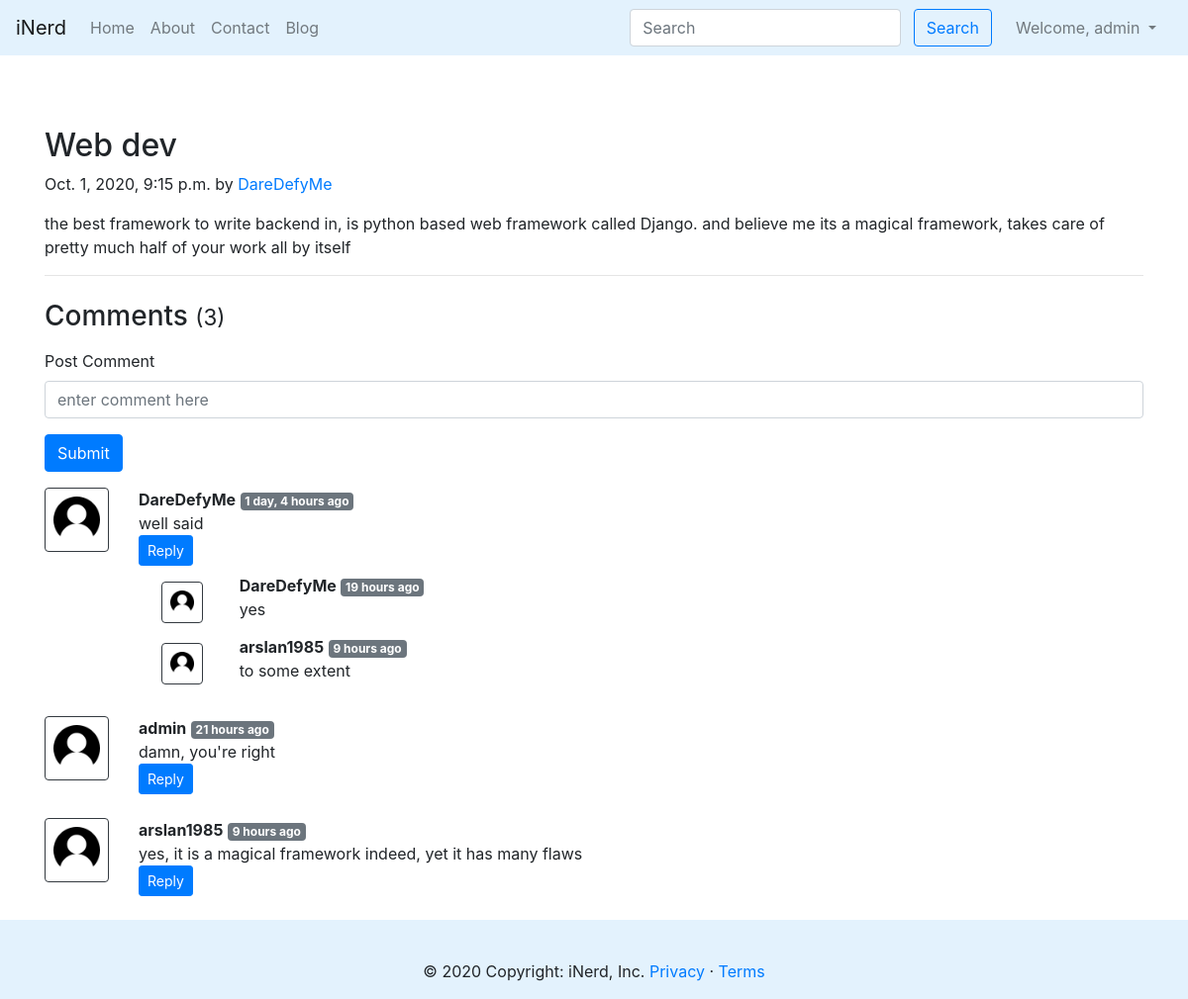
Screenshot of /blog/third-post (signed in) with the database file from the repository.
### Blog/models.py (models this page shows, shortened)
class Post(models.Model):
    sno = models.AutoField(primary_key=True)
    title = models.CharField(max_length=255)
    author = models.CharField(max_length=100)
    slug = models.CharField(max_length=140)
    content = models.TextField()
    timeStamps = models.DateTimeField(default=datetime.now(), blank=True)

class BlogComment(models.Model):
    sno = models.AutoField(primary_key=True)
    comment = models.TextField()
    user = models.ForeignKey(User, on_delete=models.CASCADE)
    post = models.ForeignKey(Post, on_delete=models.CASCADE)
    parent = models.ForeignKey('self', on_delete=models.CASCADE, null=True)
    timestamps = models.DateTimeField(default=now)

### Blog/views.py (the view)
# urls.py: path('<str:slug>', views.blogPost, name='blogPost'),
def blogPost(request, slug):
    post = Post.objects.filter(slug=slug).first()
    comments = BlogComment.objects.filter(post=post, parent=None)
    replies = BlogComment.objects.filter(post=post).exclude(parent=None)
    repDict = {}
    for reply in replies:
        if reply.parent.sno not in repDict.keys():
            repDict[reply.parent.sno] = [reply]
        else:
            repDict[reply.parent.sno].append(reply)
    context = {'post': post, 'comments': comments,
               'user': request.user, 'repDict': repDict}
    return render(request, 'Blog/blogPost.html', context)

### Blog/templatetags/get_dict.py (called while the page is built)
@register.filter(name='get_val')
def get_val(dict, key):
    return dict.get(key)

### templates/Blog/blogPost.html (shortened to what this page needs)
{% extends 'base.html' %}
{% load humanize %}
{% load get_dict %}
{%block body %}
<div class="container my-4">
    <div class="blog-post">
        <h2 class="blog-post-title">{{post.title}}</h2>
        <p class="blog-post-meta">{{post.timeStamps}} by <a href="/about">{{post.author}}</a></p>
        <p>{{post.content}}</p>
        <hr>
    </div>
</div>
<div class="container my-3">
    <h3>Comments <small>({{comments.count}})</small></h3>
    <div class="my-3">
        {% if user.is_authenticated %}
        <form action="/blog/postComments/" method="post">
            <div class="form-group">
                <label for="comment">Post Comment</label>
                <input type="text" class="form-control" id="comment" aria-describedby="comment"
                    placeholder="enter comment here" name="comment">
            </div>
            <button type="submit" class="btn btn-primary">Submit</button>
        </form>
        {% else %}
        <p>Please Login to post comments</p>
        {% endif %}
    </div>
    {% for comment in comments %}
    <div class="row my-3 ">
        <div class="col-md-1">
            <img src="/static/img/user.png" class="rounded mx-auto d-block w-100 p-2 border border-dark" alt="user">
        </div>
        <div class="col-md-11"><b>{{comment.user.username}}</b> <small class="badge badge-secondary">
                {{comment.timestamps | naturaltime}}</small>
            <div>
                {{comment.comment}}
            </div>
            <div class="reply mx-0">
                {% if user.is_authenticated %}
                <button class="btn btn-primary btn-sm" type="button" data-toggle="collapse"
                    data-target="#replybox{{comment.sno}}" aria-expanded="false"
                    aria-controls="replybox{{comment.sno}}">
                    Reply
                </button>
                {% else %}
                <button class="btn btn-primary btn-sm disabled" type="button" data-toggle="collapse"
                    data-target="#replybox{{comment.sno}}" aria-expanded="false"
                    aria-controls="replybox{{comment.sno}}">
                    Login to reply
                </button>
                {% endif %}
                <div class="replies  my-2 ml-3">
                    {% for reply in repDict|get_val:comment.sno %}
                    <div class="row my-1">
                        <div class="col-md-1 my-2">
                            <img src="/static/img/user.png" class="rounded mx-auto d-block w-75 p-2 border border-dark"
                                alt="user">
                        </div>
                        <div class="col-md-11 ">
                            <b>{{reply.user.username}}</b> <small class="badge badge-secondary">
                                {{reply.timestamps | naturaltime}}</small>
                            <div>
                                {{reply.comment}}
                            </div>
                        </div>
                        <br>
                    </div>
                    {% endfor %}
                </div>
            </div>
        </div>
    </div>
    {% endfor %}
</div>
{% endblock body %}

### templates/base.html (shortened to what this page needs)
<!doctype html>
<html lang="en">
<head>
  <link rel="stylesheet" href="https://stackpath.bootstrapcdn.com/bootstrap/4.5.2/css/bootstrap.min.css"
>
</head>
<body>
  <nav class="navbar navbar-expand-lg navbar-light" style="background-color: #e3f2fd;">
    <a class="navbar-brand" href="/">iNerd</a>
    <div class="collapse navbar-collapse" id="navbarSupportedContent">
      <ul class="navbar-nav mr-auto">
        <li class="nav-item {% block homeActive %}
        {% endblock homeActive %}">
          <a class="nav-link" href="/">Home <span class="sr-only">(current)</span></a>
        </li>
        <li class="nav-item {% block aboutActive %}
        {% endblock aboutActive %}">
          <a class="nav-link" href="/about">About</a>
        </li>
        <li class="nav-item {% block contactActive %}
        {% endblock contactActive %}">
          <a class="nav-link" href="/contact">Contact</a>
        </li>
        <li class="nav-item {% block blogActive %}
        {% endblock blogActive %}">
          <a class="nav-link" href="/blog">Blog</a>
        </li>
      </ul>
      <div class="ml-auto form-inline ">
        <form method="get" action="/search/" class="my-2 my-lg-0 mx-3">
          <input class="form-control mr-sm-2" type="search" placeholder="Search" aria-label="Search" name="query"
            id="search">
          <button class="btn btn-outline-primary my-2 my-sm-0" type="submit">Search</button>
        </form>
        {% if user.is_authenticated %}
        <ul class="navbar-nav mr-2">
          <li class="nav-item dropdown">
            <a class="nav-link dropdown-toggle" href="#" id="navbarDropdown" role="button" data-toggle="dropdown"
              aria-haspopup="true" aria-expanded="false">
              Welcome, {{request.user}}
            </a>
          </li>
        </ul>
        {% endif %}
      </div>
    </div>
  </nav>
  {% block body %} {% endblock body %}
<footer class="page-footer font-small blue pt-4" style="background-color: #e3f2fd;">
  <div class="footer-copyright text-center py-3">© 2020 Copyright: iNerd, Inc.  <a href="#">Privacy</a> · <a href="#">Terms</a>
  </div>
</footer>
</body>
</html>

### templates/base.html (style rules this page uses)
.mt-4, .my-4 { margin-top: 4.5rem!important; }

### rows the page displays
Post: title "Web dev", timeStamps "Oct. 1, 2020, 9:15 p.m.", author "DareDefyMe", content "the best framework to write backend in, is python based web framework called Django. and believe me its a magical framework, takes care of pretty much half of your work all by itself"
BlogComment: user.username "DareDefyMe", timestamps "1 day, 4 hours ago", comment "well said"
BlogComment: user.username "DareDefyMe", timestamps "19 hours ago", comment "yes"
BlogComment: user.username "arslan1985", timestamps "9 hours ago", comment "to some extent"
BlogComment: user.username "admin", timestamps "21 hours ago", comment "damn, you're right"
BlogComment: user.username "arslan1985", timestamps "9 hours ago", comment "yes, it is a magical framework indeed, yet it has many flaws"

### other values shown
{{ request.user }} "admin"
{{ comments.count }} "3"
